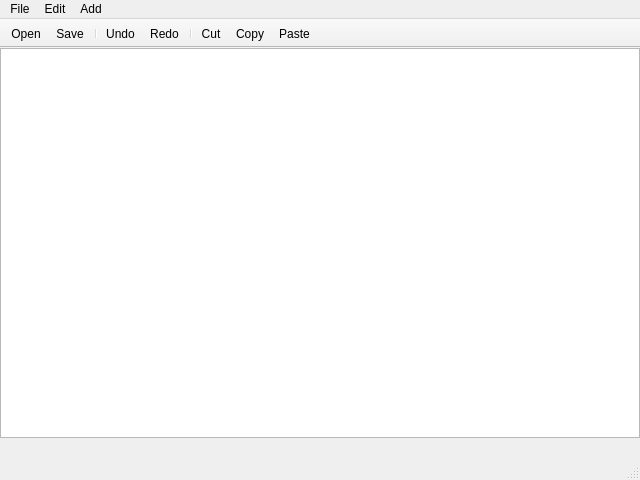
<?xml version="1.0" encoding="UTF-8"?>
<ui version="4.0">
 <class>EditorWindow</class>
 <widget class="QMainWindow" name="EditorWindow">
  <property name="geometry">
   <rect>
    <x>0</x>
    <y>0</y>
    <width>640</width>
    <height>480</height>
   </rect>
  </property>
  <property name="acceptDrops">
   <bool>false</bool>
  </property>
  <property name="windowTitle">
   <string>MainWindow</string>
  </property>
  <widget class="QWidget" name="centralwidget">
   <widget class="QTextEdit" name="textEdit">
    <property name="geometry">
     <rect>
      <x>0</x>
      <y>0</y>
      <width>640</width>
      <height>390</height>
     </rect>
    </property>
    <property name="font">
     <font>
      <pointsize>12</pointsize>
     </font>
    </property>
   </widget>
  </widget>
  <widget class="QMenuBar" name="menubar">
   <property name="geometry">
    <rect>
     <x>0</x>
     <y>0</y>
     <width>640</width>
     <height>21</height>
    </rect>
   </property>
   <widget class="QMenu" name="menuFile">
    <property name="title">
     <string>File</string>
    </property>
    <addaction name="actionOpen"/>
    <addaction name="actionSave"/>
    <addaction name="separator"/>
    <addaction name="actionExit"/>
   </widget>
   <widget class="QMenu" name="menuEdit">
    <property name="title">
     <string>Edit</string>
    </property>
    <addaction name="actionUndo"/>
    <addaction name="actionRedo"/>
    <addaction name="separator"/>
    <addaction name="actionCut"/>
    <addaction name="actionCopy"/>
    <addaction name="actionPaste"/>
   </widget>
   <widget class="QMenu" name="menuAdd">
    <property name="title">
     <string>Add</string>
    </property>
    <addaction name="actionCommand"/>
    <addaction name="actionCommandBreak"/>
    <addaction name="actionCommandState"/>
    <addaction name="actionStateBreak"/>
   </widget>
   <addaction name="menuFile"/>
   <addaction name="menuEdit"/>
   <addaction name="menuAdd"/>
  </widget>
  <widget class="QStatusBar" name="statusBar"/>
  <widget class="QToolBar" name="toolBar">
   <property name="windowTitle">
    <string>toolBar</string>
   </property>
   <property name="movable">
    <bool>false</bool>
   </property>
   <attribute name="toolBarArea">
    <enum>TopToolBarArea</enum>
   </attribute>
   <attribute name="toolBarBreak">
    <bool>false</bool>
   </attribute>
   <addaction name="actionOpen"/>
   <addaction name="actionSave"/>
   <addaction name="separator"/>
   <addaction name="actionUndo"/>
   <addaction name="actionRedo"/>
   <addaction name="separator"/>
   <addaction name="actionCut"/>
   <addaction name="actionCopy"/>
   <addaction name="actionPaste"/>
  </widget>
  <action name="actionOpen">
   <property name="icon">
    <iconset theme="QIcon::ThemeIcon::DocumentOpen"/>
   </property>
   <property name="text">
    <string>Open</string>
   </property>
   <property name="shortcut">
    <string>Ctrl+O</string>
   </property>
  </action>
  <action name="actionSave">
   <property name="icon">
    <iconset theme="QIcon::ThemeIcon::DocumentSave"/>
   </property>
   <property name="text">
    <string>Save</string>
   </property>
   <property name="shortcut">
    <string>Ctrl+S</string>
   </property>
  </action>
  <action name="actionExit">
   <property name="icon">
    <iconset theme="QIcon::ThemeIcon::EditClear"/>
   </property>
   <property name="text">
    <string>Exit</string>
   </property>
   <property name="shortcut">
    <string>Esc</string>
   </property>
  </action>
  <action name="actionUndo">
   <property name="icon">
    <iconset theme="QIcon::ThemeIcon::EditUndo"/>
   </property>
   <property name="text">
    <string>Undo</string>
   </property>
   <property name="shortcut">
    <string>Ctrl+Z</string>
   </property>
  </action>
  <action name="actionRedo">
   <property name="icon">
    <iconset theme="QIcon::ThemeIcon::EditRedo"/>
   </property>
   <property name="text">
    <string>Redo</string>
   </property>
   <property name="shortcut">
    <string>Ctrl+Y</string>
   </property>
  </action>
  <action name="actionCut">
   <property name="icon">
    <iconset theme="QIcon::ThemeIcon::EditCut"/>
   </property>
   <property name="text">
    <string>Cut</string>
   </property>
   <property name="shortcut">
    <string>Ctrl+X</string>
   </property>
  </action>
  <action name="actionCopy">
   <property name="icon">
    <iconset theme="QIcon::ThemeIcon::EditCopy"/>
   </property>
   <property name="text">
    <string>Copy</string>
   </property>
   <property name="shortcut">
    <string>Ctrl+C</string>
   </property>
  </action>
  <action name="actionPaste">
   <property name="icon">
    <iconset theme="QIcon::ThemeIcon::EditPaste"/>
   </property>
   <property name="text">
    <string>Paste</string>
   </property>
   <property name="shortcut">
    <string>Ctrl+V</string>
   </property>
  </action>
  <action name="actionCommandBreak">
   <property name="text">
    <string>Command Break</string>
   </property>
   <property name="toolTip">
    <string>Command Break</string>
   </property>
  </action>
  <action name="actionStateBreak">
   <property name="text">
    <string>State Break</string>
   </property>
  </action>
  <action name="actionCommand">
   <property name="text">
    <string>Command</string>
   </property>
  </action>
  <action name="actionCommandState">
   <property name="text">
    <string>Command State</string>
   </property>
   <property name="toolTip">
    <string>Command State</string>
   </property>
  </action>
 </widget>
 <resources/>
 <connections/>
</ui>
